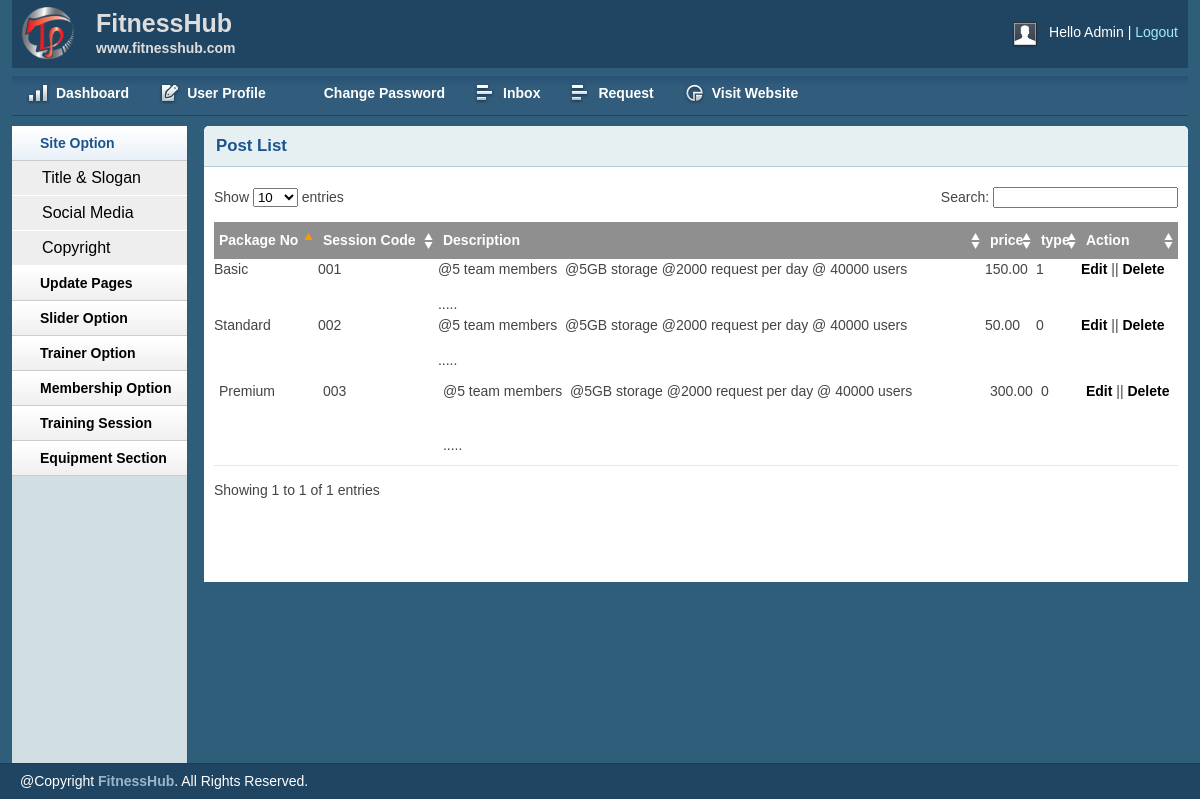
Screenshot of /admin/packagelist.php (signed in) with the database file from the repository.
### tables this page shows
CREATE TABLE `tbl_package` (
  `packId` int(11) NOT NULL,
  `sessionNo` varchar(255) NOT NULL,
  `packName` varchar(255) NOT NULL,
  `price` float(10,2) NOT NULL,
  `body` text NOT NULL,
  `type` tinyint(4) NOT NULL DEFAULT 0
);

### lib/Database.php (called while the page is built, shortened)
<?php
Class Database{
            public $host   = DB_HOST;
            public $user   = DB_USER;
            public $pass   = DB_PASS;
            public $dbname = DB_NAME;
            public $link;
            private function connectDB(){
            $this->link = new mysqli($this->host, $this->user, $this->pass,
            $this->dbname);
            }
            public function select($query){
            $result = $this->link->query($query) or
            die($this->link->error.__LINE__);
            if($result->num_rows > 0){
                return $result;
            } else {
                return false;
            }
            }
            }

### classes/Packages.php (called while the page is built, shortened)
<?php
        $filepath = realpath(dirname(__FILE__));
        include_once ($filepath.'/../lib/Database.php');
        include_once ($filepath.'/../helpers/Format.php');
?>
<?php
    class Packages{
        private $db;
        public function __construct(){
        $this->db = new Database();
        }
        public function getAllPack(){
            $query =  "SELECT * FROM tbl_package ORDER BY packId DESC";
            $result =  $this->db->select($query);
            return $result;
        }
    }
?>

### helpers/Format.php (called while the page is built, shortened)
<?php
class Format{
 public function textShorten($text, $limit = 400){
  $text = $text. " ";
  $text = substr($text, 0, $limit);
  $text = substr($text, 0, strrpos($text, ' '));
  $text = $text.".....";
  return $text;
 }
}
?>

### admin/packagelist.php (the view, shortened to what this page needs)
<?php include 'inc/header.php';?>
<?php include 'inc/sidebar.php';?>
<?php include '../classes/Packages.php';?>
<?php include_once '../helpers/Format.php';?>
<?php
    $pk =  new Packages();
	$fm = new Format();
?>
<div class="grid_10">
    <div class="box round first grid">
        <h2>Post List</h2>
        <div class="block">
            <table class="data display datatable" id="example">
			<thead>
				<tr>
					<th>Package No</th>
					<th>Session Code</th>
					<th>Description</th>
					<th>price</th>
					<th>type</th>
					<th>Action</th>
				</tr>
			</thead>
			<tbody>
			<?php
			      $getpack = $pk->getAllPack();
			      if ($getpack) {
					  while ($result = $getpack->fetch_assoc()) {
			 ?>
				<tr class="odd gradeX">
					<td><?php echo $result['packName'];?></td>
					<td><?php echo $result['sessionNo'];?></td>
					<td><?php echo $fm->textShorten($result['body'],100);?></td>
					<td><?php echo $result['price'];?></td>
					<td class="center"><?php echo $result['type'];?></td>
					<td><a href="packedit.php?editpackid=<?php echo $result['packId'];?>">Edit</a> || <a onclick="return confirm('Are You Sure to Delete!')" href="?delpackid=<?php echo $result['packId'];?>">Delete</a></td>
				</tr>
			</tbody>
			<?php } }?>
		</table>
       </div>
    </div>
</div>
<?php include 'inc/footer.php';?>

### admin/css/layout.css (style rules this page uses)
body { background: #fff none repeat scroll 0 0; color: #444; font-size: 14px; padding: 0; }
a { color: #000; font-weight:bold; text-decoration: none; }
h1, h2, h3, h4, h5, h6 { line-height:1.2em; margin-bottom:.3em; }
h2 { margin-top:1em; }
.box { background:#fff; margin-bottom:20px; padding:10px 10px 10px 10px; margin-left:-8px; }
.box.grid { padding-bottom:40px; }
.box.round { -moz-border-radius: 5px 5px 0px 0px; -webkit-border-radius: 5px 5px 0px 0px; border-radius: 5px 5px 0px 0px; }
.box h2 { font-size:1.2em; font-weight:bold; color:#1B548D; background:#E6F0F3; margin:-10px -10px 0 -10px; padding:10px 12px; border-bottom:1px solid #B3CBD6; -moz-border-radius: 5px 5px 0px 0px; -webkit-border-radius: 5px 5px 0px 0px; border-radius: 5px 5px 0px 0px; }
.box.first { min-height: 406px; }
.block { padding-top:20px; }
p { margin-bottom:1em; }
.block { padding-bottom:1px; }
table.display { margin: 0 auto; clear: both; width: 100%; }
.sorting_asc { background: #8f8f8f url(../img/table/sort_asc.png) no-repeat center right; padding:8px 5px; text-align:left; color:#fff; }
.sorting { background:#8f8f8f url(../img/table/sort_both.png) no-repeat center right; padding:8px 5px; text-align:left; color:#fff; }
tr.odd { height: 30px; line-height: 40px; border-bottom:1px solid #e6e6e6; }
tr.odd td, tr.even td { padding-left:5px; }

### rows the page displays
tbl_package: packName "Premium", sessionNo "003", body "@5 team members @5GB storage @2000 request per day @ 40000 users .....", price "300.00", type "0"
tbl_package: packName "Basic", sessionNo "001", body "@5 team members @5GB storage @2000 request per day @ 40000 users .....", price "150.00", type "1"
tbl_package: packName "Standard", sessionNo "002", body "@5 team members @5GB storage @2000 request per day @ 40000 users .....", price "50.00", type "0"
